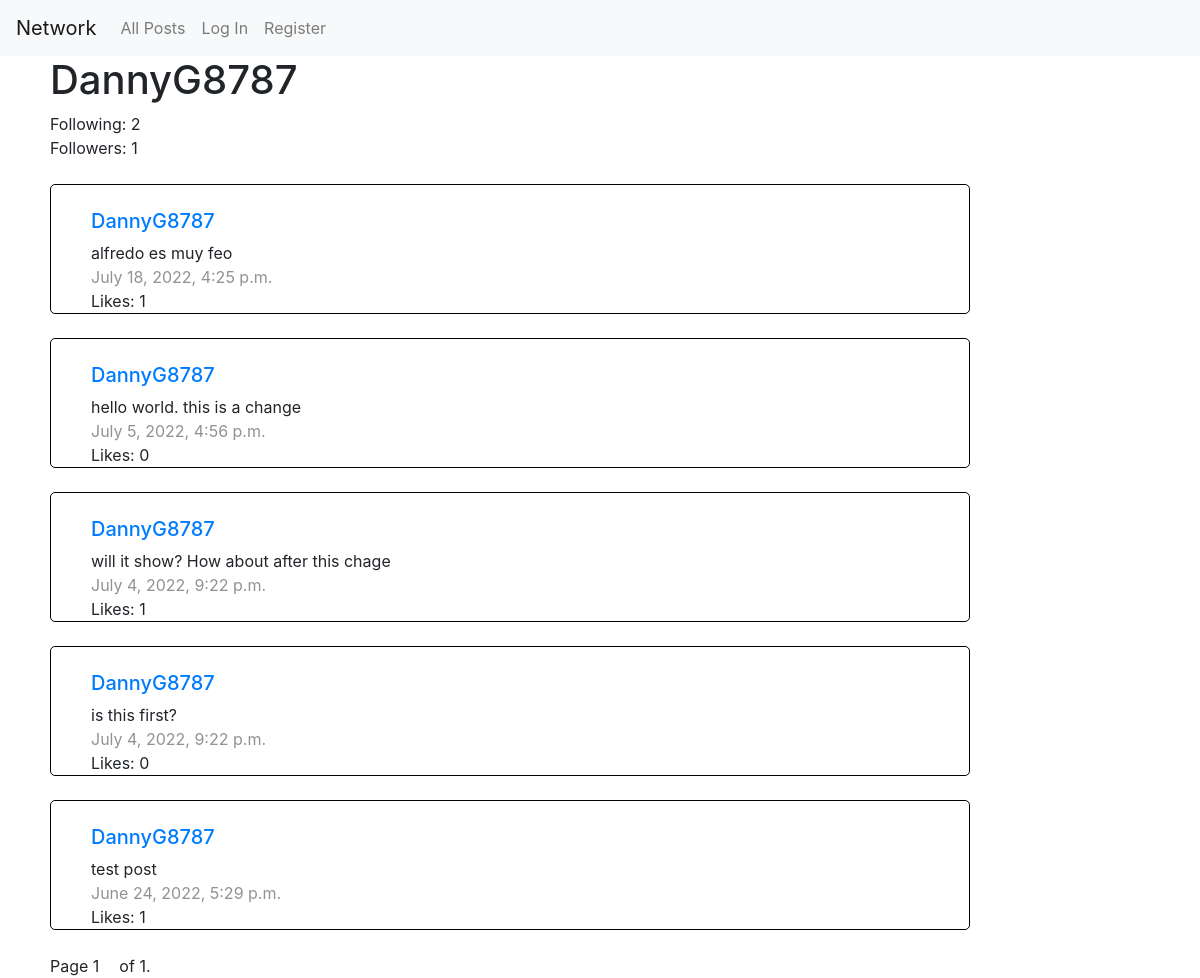
/users/DannyG8787, run on the app's committed database.
### network/models.py (models this page shows, shortened)
class User(AbstractUser):
    pass

class Post(models.Model):
    body = models.TextField(max_length=1000)
    creator = models.ForeignKey(User, on_delete=models.CASCADE, related_name="posts")
    timeStamp = models.DateTimeField(auto_now_add=True)
    likes = models.IntegerField()
    liked = models.BooleanField(default=False)

### network/views.py (the view, shortened to what this page needs)
# urls.py: path("users/<str:username>", views.users, name="users"),
def users(request, username):
    hasFollowed = False
    desiredUser = User.objects.get_by_natural_key(username)
    usersPosts = desiredUser.posts.all().order_by('-timeStamp')
    paginator = Paginator(usersPosts, 10)
    page_number = request.GET.get('page')
    page_obj = paginator.get_page(page_number)
    return render(request, "network/user.html", {
        "page_obj": page_obj,
        "desiredUser": desiredUser,
        "following": len(desiredUser.followings.all()),
        "followers": len(desiredUser.followers.all()),
        "hasFollowed": hasFollowed
    })

### network/templates/network/user.html (shortened to what this page needs)
{% extends "network/layout.html" %}
{% load static %}
{% block body %}
    <div class='post-space'>
        <h1>{{desiredUser.username}}</h1>
        <div id="follow-info">
            <p>Following: {{following}}</p>
            Followers: <p style = "display:inline" id="followNum">{{followers}}</p>
        </div>
        {%with id_num=-1 %}
        {%for post in page_obj %}
            <div class="post">
                <div class='post-content'>
                    <div class='nameNheart'>
                        <a href="{% url "users" post.creator.username %}"><h2 style="font-size:20px;" >{{post.creator}}</h2></a>
                        <div id="edit{{forloop.counter}}" class="editButtonSpace"></div>
                        <div class='container' id="container{{forloop.counter}}">
                        </div>
                    </div>
                    <p>{{post.body}}</p>
                    <p style="color:#929292;">{{post.timeStamp}}</p>
                    Likes: <p style = "display:inline" id="like{{forloop.counter}}">{{post.likes}}</p>
                </div>
            </div>
        {%endfor%}
        {%endwith%}
    </div>
{% endblock %}

### network/static/network/styles.css (style rules this page uses)
.post-space { margin-left: 50px; }
.post { border: 1px solid black; border-radius: 5px; width: 80%; }
.post-content { margin-left: 40px; }
.editButtonSpace { width: 200px; height: 25px; }
.nameNheart { display: flex; }
p { margin:0; margin-right: 20px; }
.container { flex-direction: column; width: 100%; }

### data on the page
User: username "DannyG8787"
Post: creator "DannyG8787", body "alfredo es muy feo", timeStamp "July 18, 2022, 4:25 p.m.", likes "1"
Post: creator "DannyG8787", body "hello world. this is a change", timeStamp "July 5, 2022, 4:56 p.m.", likes "0"
Post: creator "DannyG8787", body "will it show? How about after this chage", timeStamp "July 4, 2022, 9:22 p.m.", likes "1"
Post: creator "DannyG8787", body "is this first?", timeStamp "July 4, 2022, 9:22 p.m.", likes "0"
Post: creator "DannyG8787", body "test post", timeStamp "June 24, 2022, 5:29 p.m.", likes "1"

### other printed values
{{ following }} "2"
{{ followers }} "1"
{{ page_obj.number }} "1"
{{ page_obj.paginator.num_pages }} "1"
